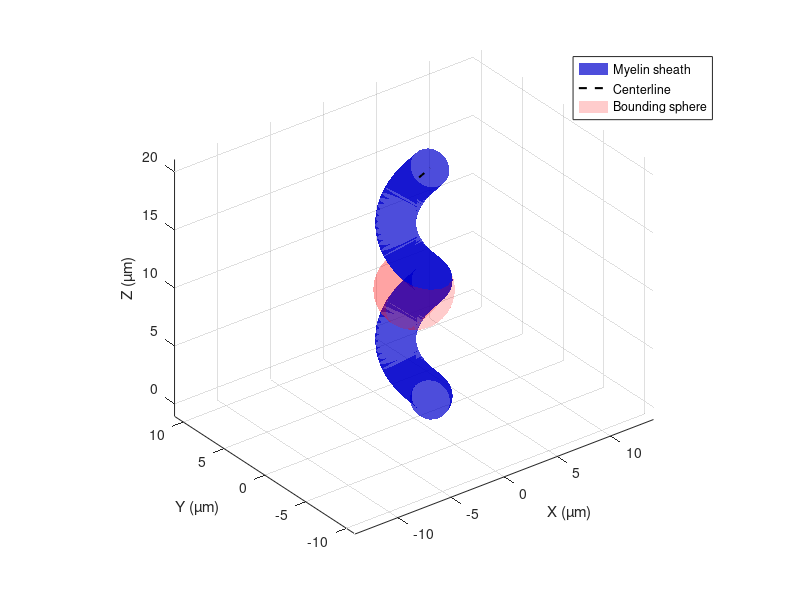

Write MATLAB code to recreate this figure.
%% Parameters
numRings    = 80;
circleRes   = 24;
radiusAxon  = 1;
gRatio      = 0.65;
radiusMyelin= radiusAxon / gRatio;
undAmp      = 1.5;
undFreq     = 0.1;
pathLen     = 20;

z = linspace(0, pathLen, numRings);
phaseX = 2*pi*rand;
phaseY = 2*pi*rand;
x = undAmp * sin(2*pi*undFreq*z + phaseX);
y = undAmp * cos(2*pi*undFreq*z + phaseY);
centerline = [x; y; z];

cx = mean(x);
cy = mean(y);
cz = mean(z);
radiusBound = radiusMyelin + undAmp;

theta = linspace(0, 2*pi, circleRes+1);
theta(end) = [];
circle = [cos(theta); sin(theta)];

vertsMyelin = zeros(numRings*circleRes, 3);

for i = 1:numRings
    p = centerline(:,i);
    if i == 1
        t = centerline(:,i+1) - p;
    elseif i == numRings
        t = p - centerline(:,i-1);
    else
        t = centerline(:,i+1) - centerline(:,i-1);
    end
    t = t / norm(t);

    ref = [0; 0; 1];
    if abs(dot(t, ref)) > 0.9
        ref = [1; 0; 0];
    end
    n1 = cross(t, ref);
    n1 = n1 / norm(n1);
    n2 = cross(t, n1);

    ringMyelin = p + radiusMyelin * (n1 * circle(1,:) + n2 * circle(2,:));
    vertsMyelin((i-1)*circleRes + (1:circleRes), :) = ringMyelin';
end

faces = [];
for i = 1:(numRings - 1)
    for j = 1:circleRes
        i1 = (i-1)*circleRes + j;
        i2 = (i-1)*circleRes + mod(j, circleRes) + 1;
        i3 = i1 + circleRes;
        i4 = i2 + circleRes;
        faces = [faces; i1 i3 i4; i1 i4 i2];
    end
end

%% Render
figure('Color', 'w'); hold on; axis equal; grid on;
xlabel('X (µm)');
ylabel('Y (µm)');
zlabel('Z (µm)');
view(3);
patch('Vertices', vertsMyelin, 'Faces', faces, 'FaceColor', [0 0 0.8], 'EdgeColor', 'none', 'FaceAlpha', 0.7);
plot3(centerline(1,:), centerline(2,:), centerline(3,:), 'k--', 'LineWidth', 1.5);
[Xs, Ys, Zs] = sphere(50);
Xs = radiusBound * Xs + cx;
Ys = radiusBound * Ys + cy;
Zs = radiusBound * Zs + cz;
surf(Xs, Ys, Zs, 'FaceAlpha', 0.2, 'EdgeColor', 'none', 'FaceColor', [1 0 0]);
legend({'Myelin sheath', 'Centerline', 'Bounding sphere'}, 'Location', 'best');
